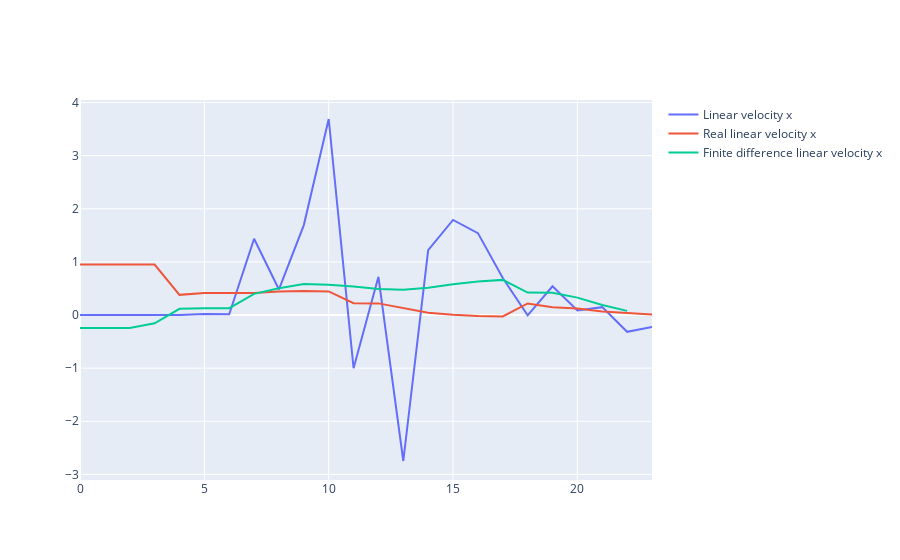

Notebook code for this chart:
### Code cell
# Plot the velocities.
from pathlib import Path
fig = go.Figure(data=[go.Scatter(x=np.arange(len(cube_lin_vels)), y=np.array([cube_lin_vels[ii][0] for ii in range(len(cube_lin_vels))]), mode='lines', name='Linear velocity x')])
# Read real linear velocities.
traj_path = Path(traj["image_filenames"][0].astype(str)).parent / "metadata.json"
metadata = json.load(open(traj_path))
obj_dict = [mm for mm in metadata["instances"] if mm["asset_id"] == "mjc"][0]
velocities = np.stack([np.array(vv) for vv in obj_dict["velocities"]])

fig.add_trace(go.Scatter(x=np.arange(len(velocities)), y=velocities[:, 0], mode='lines', name='Real linear velocity x'))

def finite_diff(x: np.ndarray, dt: float) -> np.ndarray:
    return (x[1:] - x[:-1]) / dt

fig.add_trace(go.Scatter(x=np.arange(len(cube_lin_vels)-1), y=finite_diff(gt_poses_np, dt)[:, 0], mode='lines', name='Finite difference linear velocity x'))
fig.show()
# fig.show()

### Figure 1 — Plotly figure (JSON) as saved in the notebook; plotly's stock layout.template omitted (floating-point values rounded to 4 significant figures)
{"data": [{"mode": "lines", "name": "Linear velocity x", "type": "scatter", "x": [0, 1, 2, 3, 4, 5, 6, 7, 8, 9, 10, 11, 12, 13, 14, 15, 16, 17, 18, 19, 20, 21, 22, 23], "y": [0, 3.126e-05, -2.734e-05, -0.0001761, -0.0003227, 0.01718, 0.01459, 1.435, 0.4812, 1.692, 3.689, -1.001, 0.7184, -2.747, 1.223, 1.79, 1.541, 0.6958, -0.005957, 0.5411, 0.0846, 0.1484, -0.3159, -0.2259]}, {"mode": "lines", "name": "Real linear velocity x", "type": "scatter", "x": [0, 1, 2, 3, 4, 5, 6, 7, 8, 9, 10, 11, 12, 13, 14, 15, 16, 17, 18, 19, 20, 21, 22, 23], "y": [0.9494, 0.9494, 0.9494, 0.9494, 0.3793, 0.4153, 0.4153, 0.4153, 0.4451, 0.4517, 0.4437, 0.2215, 0.2193, 0.1288, 0.04428, 0.00617, -0.01832, -0.02663, 0.2178, 0.1448, 0.1248, 0.06752, 0.04272, 0.00761]}, {"mode": "lines", "name": "Finite difference linear velocity x", "type": "scatter", "x": [0, 1, 2, 3, 4, 5, 6, 7, 8, 9, 10, 11, 12, 13, 14, 15, 16, 17, 18, 19, 20, 21, 22], "y": [-0.2433, -0.2433, -0.2433, -0.1553, 0.1175, 0.1284, 0.1284, 0.3977, 0.5039, 0.5834, 0.5721, 0.5378, 0.4907, 0.476, 0.5116, 0.5805, 0.6289, 0.6616, 0.4225, 0.4174, 0.3275, 0.1875, 0.07799]}], "layout": {}}
